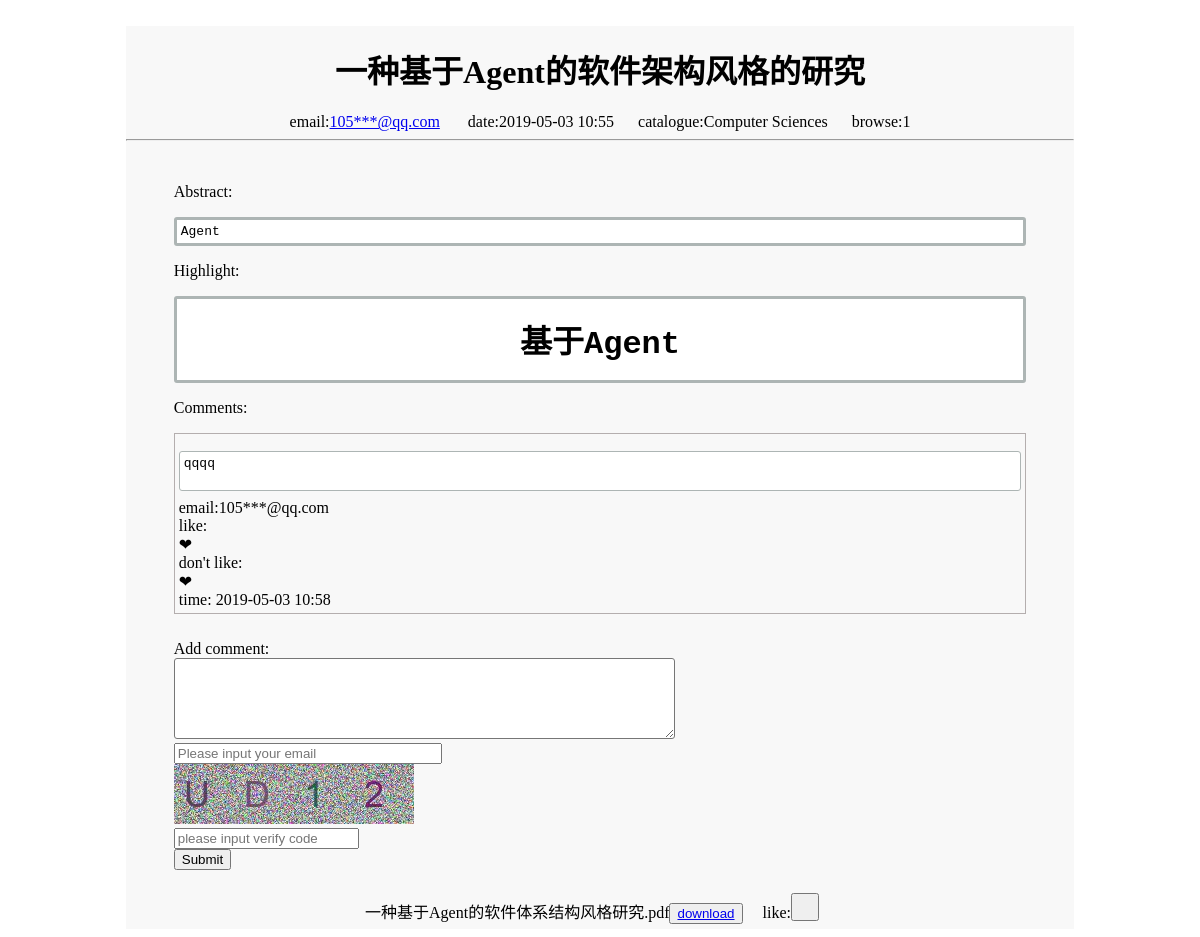
The app's page /1fc05507-4436-46ee-aaf6-7301ce28aa6d, older data.
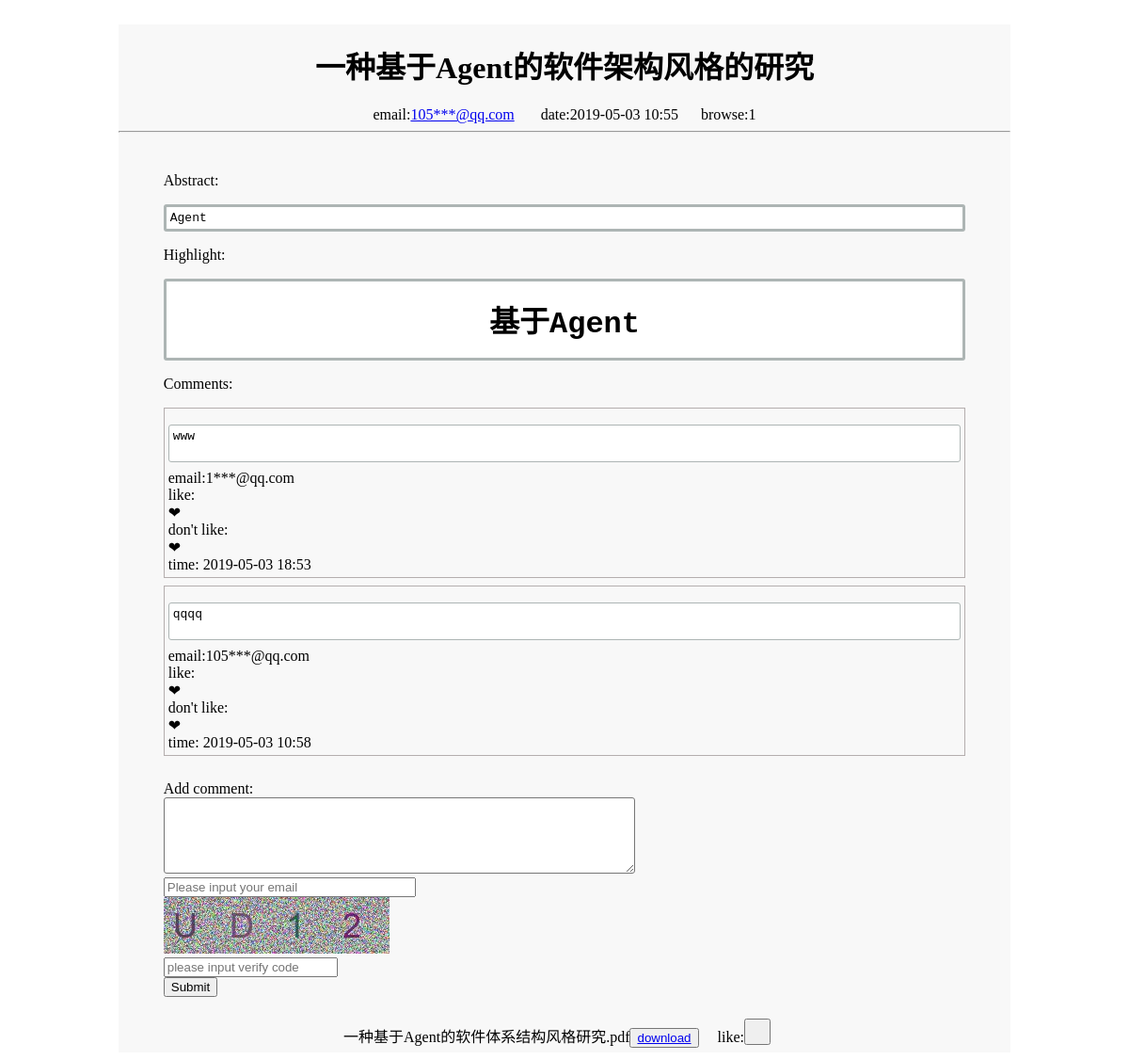
The same page, newer data.
### tables this page shows
CREATE TABLE Publish
(
    id text PRIMARY KEY,
    fname text,
    title text,
    abstract text,
    desc text,
    email text,
    path text,
    time text
);

CREATE TABLE Catalogue
(
    id integer PRIMARY KEY AUTOINCREMENT NOT NULL,
    catalogue text,
    desc text
, pid integer NULL, subject text NULL);

CREATE TABLE Browse
(
    id text,
    count int DEFAULT 0, ip text NULL,
    CONSTRAINT Browse_Publish_id_fk FOREIGN KEY (id) REFERENCES Publish (id)
);

CREATE TABLE Article
(
    id text,
    thumb text,
    comment text,
    email text,
    time text,
    comment_id integer PRIMARY KEY AUTOINCREMENT NOT NULL,
    CONSTRAINT Article_Publish_id_fk FOREIGN KEY (id) REFERENCES Publish (id)
);

### app.py (the view)
@app.route('/<id>')
def title(id):
    info = Serverdatabase.article(id)
    info1 = Serverdatabase.article1(id)
    info2 = Serverdatabase.get_article_catalogue_info(id)
    info3 = Serverdatabase.get_count(id)
    tool = Tool()
    return render_template('article.html', info=info, info1=info1, info2=info2, id=id, info3=info3,tool=tool)

### app.py (called while the page is built)
@app.after_request
def after_request(response):
    if request.path.startswith('/'):
        id = request.path[request.path.rfind('/', 0)+1:]
        print(id)
        ip = request.remote_addr
        print(ip)
        Serverdatabase.set_count(id, ip)
    return response

@app.before_request
def before_request():
    if request.path.startswith('/publish/'):
        verify = Verify()
        verify.show()

@app.before_request
def beforeRequest():
    ip = request.remote_addr
    Serverdatabase.record_ip(ip)

    def jiami(self, email):
        email3 = email
        count1 = len(email)
        email = email[0:email.rfind('@', 0)]
        count = len(email)
        email1 = email[0:int(count / 3)]
        email2 = email[int(count / 3):count]
        email2 = email2.replace(email2, "***")
        email4 = email3[count:count1]
        email5 = email1 + email2 + email4
        return email5

### publish.py (called while the page is built)
    @staticmethod
    def get_count(id):
        conn = sqlite3.connect('server.sqlite3')
        c = conn.cursor()
        sql = 'select * from Browse where id = \''+id+'\''
        c.execute(sql)
        data = c.fetchall()
        conn.commit()
        c.close()
        conn.close()
        return data

### templates/article.html (shortened to what this page needs)
<!DOCTYPE html>
<html lang="en">
<head>
</head><script src="http://cdn.bootcss.com/jquery/2.2.4/jquery.js"></script>
<body>
<br/>
<div id="head">
{% autoescape false %}
    {% for item in info1 %}
    <li>
  <h1 id="h1">{{ item[2] }}</h1>
        <div align="center">
            <span>  email:<a href = "{{ url_for('author', email =item[5])}} ">{{ tool.jiami(item[5]) }}</a></span>&nbsp;&nbsp;&nbsp;&nbsp;&nbsp;&nbsp;
        <span>date:{{ item[7] }}</span>&nbsp;&nbsp;&nbsp;&nbsp;&nbsp;
    {% autoescape false %}
{% for i in info2 %}
        <span> catalogue:{{ i[1] }}</span>&nbsp;&nbsp;&nbsp;&nbsp;&nbsp;
{% endfor %}
{% endautoescape %}
    {% autoescape false %}
        {% for item in info3 %}
            <span> browse:{{ item[1] }}</span>
        {% endfor %}
        {% endautoescape %}
    </div>
  <hr>
  <br/><div id="content">
  <p>Abstract: </p>
  <pre>{{ item[3] }}</pre>
  <p>Highlight:</p>
  <pre>{{ item[4] }}</pre>
    </div> </li>
    {% endfor %}
{% endautoescape %}
<div id = "content">
   <p>Comments:</p>
{% autoescape false %}
{% for item in info %}
  <div class="comment"><pre class="comment"><li>{{ item[2] }}</li><br/></pre>
      email:{{ tool.jiami(item[3]) }}
      <br/>
      like: <div class="like1">&#10084;</div>
        don't like: <div class="notlike1">&#10084;</div>
      time: {{ item[4] }}
  </div>
  {% endfor %}
{% endautoescape %}
  </div><br/>
<div id = "content"><form action="{{ url_for("comment",id = id) }}" method="post" onsubmit="return YanZhen()">
    Add comment:<br/> <textarea rows="5" cols="60" name = "comment" required = required ></textarea><br/>
    <input type = "text" required = required name = "email" id = "email" placeholder="Please input your email" ></br>
        <img id="imgimg" src="" alt = "verify_code" >
    <br/>
        <input type = "text" required = required class="form-control" id = "vcode" name = "vcode" placeholder="please input verify code">
   <br>
    <input type="submit" value="Submit">
</form></div>
  <br>
<div>
{% autoescape false %}
    {% for item in info1 %}
    <li>
        <div align="center">{{ item[1] }}<button id="download"><a href="/download/{{ item[1] }}">download</a></button>&nbsp;&nbsp;&nbsp;&nbsp;
            like:<button id="like" style = "backgroundColor:#f8f8f8; width: 28px; height: 28px">
    </button>&nbsp;&nbsp;&nbsp;&nbsp;
    </li>
        {% endfor %}
{% endautoescape %}
  </div>
</div>
</body>
</html>

Row changes from the older to the newer data that the page shows:
removed Catalogue: catalogue "Computer Sciences"
added Article: comment "www", jiami "1***@qq.com", time "2019-05-03 18:53"
